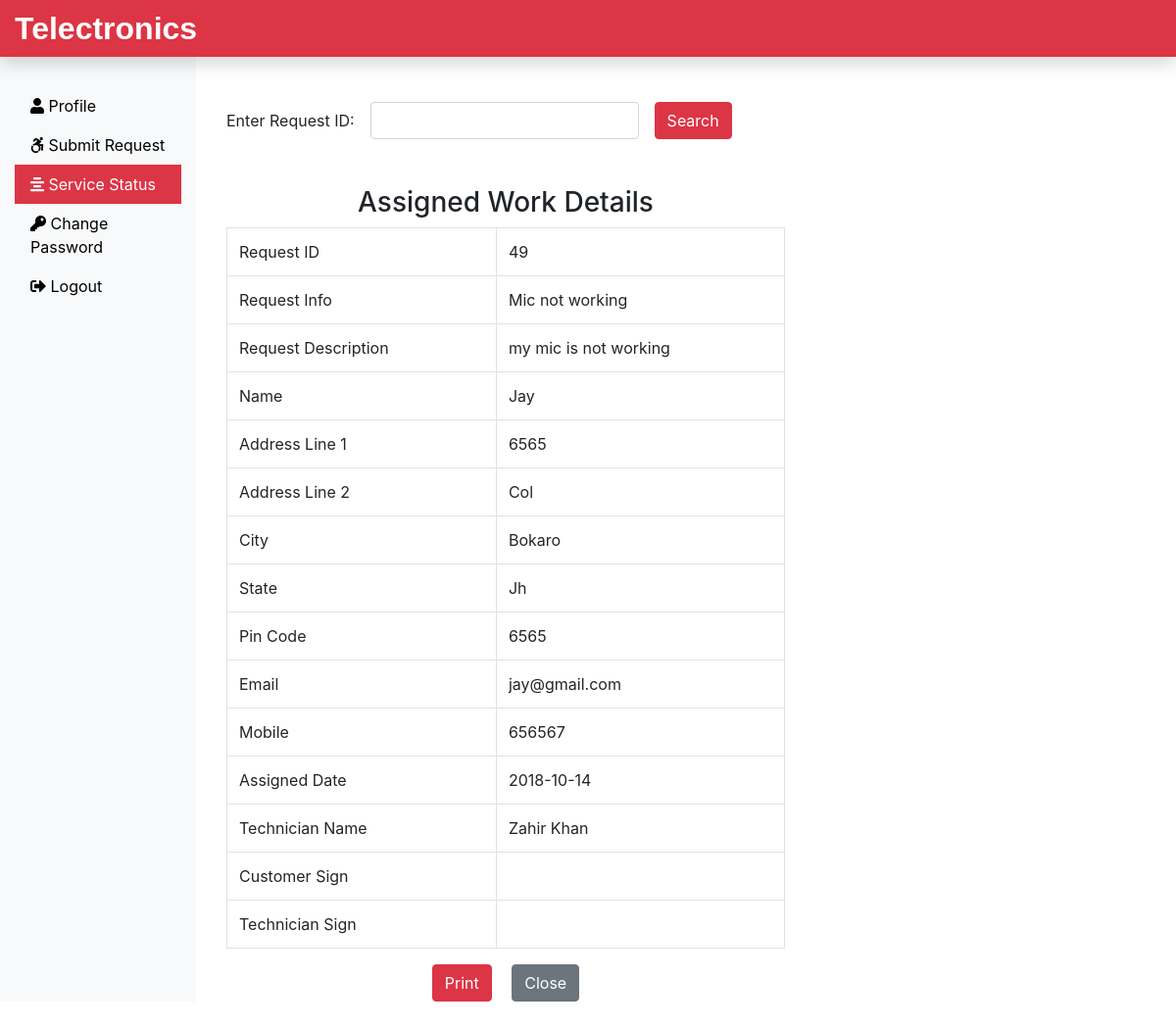
The page /Requester/CheckStatus.php?checkid=49 (signed in) on the database its author committed.
### tables this page shows
CREATE TABLE `assignwork_tb` (
  `rno` int(11) NOT NULL,
  `request_id` int(11) NOT NULL,
  `request_info` text NOT NULL,
  `request_desc` text NOT NULL,
  `requester_name` varchar(60) NOT NULL,
  `requester_add1` text NOT NULL,
  `requester_add2` text NOT NULL,
  `requester_city` varchar(60) NOT NULL,
  `requester_state` varchar(60) NOT NULL,
  `requester_zip` int(11) NOT NULL,
  `requester_email` varchar(60) NOT NULL,
  `requester_mobile` bigint(11) NOT NULL,
  `assign_tech` varchar(60) NOT NULL,
  `assign_date` date NOT NULL
);

### Requester/CheckStatus.php (the view, shortened to what this page needs)
<?php
include('includes/header.php');
include('../dbConnection.php');
?>
<div class="col-sm-6 mt-5  mx-3">
  <form action="" class="mt-3 form-inline d-print-none">
    <div class="form-group mr-3">
      <label for="checkid">Enter Request ID: </label>
      <input type="text" class="form-control ml-3" id="checkid" name="checkid" onkeypress="isInputNumber(event)">
    </div>
    <button type="submit" class="btn btn-danger">Search</button>
  </form>
  <?php
  if(isset($_REQUEST['checkid'])){
    $sql = "SELECT * FROM assignwork_tb WHERE request_id = {$_REQUEST['checkid']}";
    $result = $conn->query($sql);
    $row = $result->fetch_assoc();
    if(($row['request_id']) == $_REQUEST['checkid']){ ?>
  <h3 class="text-center mt-5">Assigned Work Details</h3>
  <table class="table table-bordered">
    <tbody>
      <tr>
        <td>Request ID</td>
        <td>
          <?php if(isset($row['request_id'])) {echo $row['request_id']; } ?>
        </td>
      </tr>
      <tr>
        <td>Request Info</td>
        <td>
          <?php if(isset($row['request_info'])) {echo $row['request_info']; } ?>
        </td>
      </tr>
      <tr>
        <td>Request Description</td>
        <td>
          <?php if(isset($row['request_desc'])) {echo $row['request_desc']; } ?>
        </td>
      </tr>
      <tr>
        <td>Name</td>
        <td>
          <?php if(isset($row['requester_name'])) {echo $row['requester_name']; } ?>
        </td>
      </tr>
      <tr>
        <td>Address Line 1</td>
        <td>
          <?php if(isset($row['requester_add1'])) {echo $row['requester_add1']; } ?>
        </td>
      </tr>
      <tr>
        <td>Address Line 2</td>
        <td>
          <?php if(isset($row['requester_add2'])) {echo $row['requester_add2']; } ?>
        </td>
      </tr>
      <tr>
        <td>City</td>
        <td>
          <?php if(isset($row['requester_city'])) {echo $row['requester_city']; } ?>
        </td>
      </tr>
      <tr>
        <td>State</td>
        <td>
          <?php if(isset($row['requester_state'])) {echo $row['requester_state']; } ?>
        </td>
      </tr>
      <tr>
        <td>Pin Code</td>
        <td>
          <?php if(isset($row['requester_zip'])) {echo $row['requester_zip']; } ?>
        </td>
      </tr>
      <tr>
        <td>Email</td>
        <td>
          <?php if(isset($row['requester_email'])) {echo $row['requester_email']; } ?>
        </td>
      </tr>
      <tr>
        <td>Mobile</td>
        <td>
          <?php if(isset($row['requester_mobile'])) {echo $row['requester_mobile']; } ?>
        </td>
      </tr>
      <tr>
        <td>Assigned Date</td>
        <td>
          <?php if(isset($row['assign_date'])) {echo $row['assign_date']; } ?>
        </td>
      </tr>
      <tr>
        <td>Technician Name</td>
        <td>Zahir Khan</td>
      </tr>
      <tr>
        <td>Customer Sign</td>
        <td></td>
      </tr>
      <tr>
        <td>Technician Sign</td>
        <td></td>
      </tr>
    </tbody>
  </table>
  <div class="text-center">
    <form class="d-print-none d-inline mr-3"><input class="btn btn-danger" type="submit" value="Print" onClick="window.print()"></form>
    <form class="d-print-none d-inline" action="work.php"><input class="btn btn-secondary" type="submit" value="Close"></form>
  </div>
  <?php } else {
      echo '<div class="alert alert-dark mt-4" role="alert">
      Your Request is Still Pending </div>';
    }
 }
 ?>
</div>
<?php
include('includes/footer.php');
?>

### rows shown on the page
assignwork_tb: request "49", request_info "Mic not working", request_desc "my mic is not working", requester_name "Jay", requester_add1 "6565", requester_add2 "Col", requester_city "Bokaro", requester_state "Jh", requester_zip "6565", requester_email "jay@gmail.com", requester_mobile "656567", assign_date "2018-10-14"
